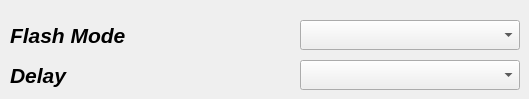
    <widget class="QWidget" name="tab_flash">
     <attribute name="title">
      <string>Flash</string>
     </attribute>
     <widget class="QComboBox" name="comboBox_params5_flash_mode">
      <property name="geometry">
       <rect>
        <x>300</x>
        <y>20</y>
        <width>220</width>
        <height>30</height>
       </rect>
      </property>
     </widget>
     <widget class="QLabel" name="label_parms5_flash_mode">
      <property name="geometry">
       <rect>
        <x>10</x>
        <y>20</y>
        <width>250</width>
        <height>30</height>
       </rect>
      </property>
      <property name="font">
       <font>
        <pointsize>16</pointsize>
        <weight>75</weight>
        <italic>true</italic>
        <bold>true</bold>
       </font>
      </property>
      <property name="text">
       <string>Flash Mode</string>
      </property>
     </widget>
     <widget class="QLabel" name="label_parms5_flash_delay">
      <property name="geometry">
       <rect>
        <x>10</x>
        <y>60</y>
        <width>250</width>
        <height>30</height>
       </rect>
      </property>
      <property name="font">
       <font>
        <pointsize>16</pointsize>
        <weight>75</weight>
        <italic>true</italic>
        <bold>true</bold>
       </font>
      </property>
      <property name="text">
       <string>Delay</string>
      </property>
     </widget>
     <widget class="QComboBox" name="comboBox_params5_flash_delay">
      <property name="geometry">
       <rect>
        <x>300</x>
        <y>60</y>
        <width>220</width>
        <height>30</height>
       </rect>
      </property>
     </widget>
    </widget>
